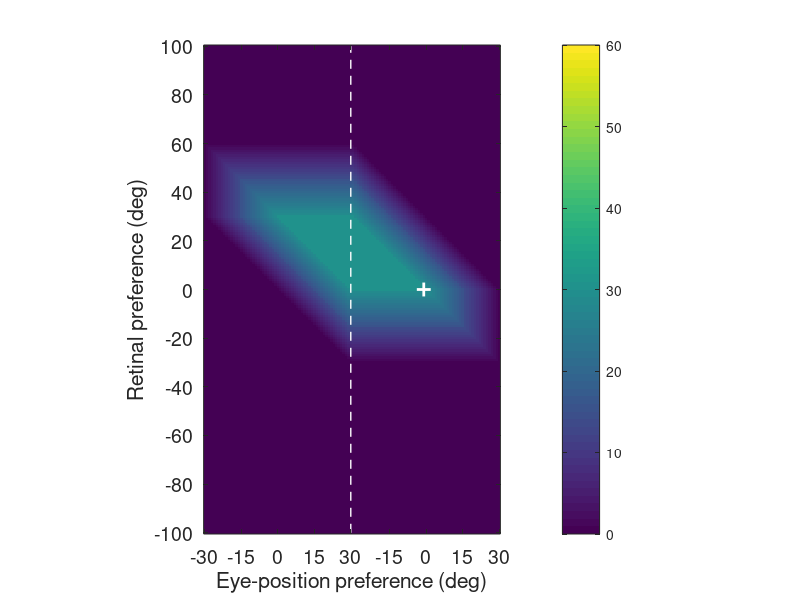

The MATLAB script that drew this image:
    
function overlapfigure_sigmodal()

    r_0 = 0.5;
    E = 60;
    R = 200;

    e_prefs = -E/2:1:E/2;
    r_prefs = R/2:-1:-R/2;
    [eye_prefs ret_prefs] = meshgrid(e_prefs,r_prefs);
  
    gain_magnitude = 0.0625;
    
    % Reference neuron
    ref_gain_sign = -1;
    ref_alpha = 0;
    ref_beta = 0; % -E/2, -E/4 , 0 ,  E/4,  E/2

    overlap_pos = getRange(1);
    overlap_neg = getRange(-1);
    overlap = [overlap_pos overlap_neg];

    % Figure
    figure;
    imagesc(overlap);
    hold on;
    colorbar;
    caxis([0 60]);
    
    % add cell identifier
    x = 1 + E*(ref_gain_sign<0) + (E/2 + ref_beta);
    y = 1 + R/2 - ref_alpha;
    %plot([1 2*E],[y y],'-y','LineWidth',2); % horizontal line
    %plot([x x],[1 R],'-y','LineWidth',2); % horizontal line
    plot(x,y,'+w','LineWidth',2,'MarkerSize',10);
    
    dim = fliplr(size(overlap));
    pbaspect([dim 1]);
    [height,width] = size(overlap);
    

        %% Make pretty 
        % Add marker line
        plot([width/2 width/2],[height 1],'--w','LineWidth',1);
        
        hYLabel = ylabel('Retinal preference (deg)'); % : \alpha_{i}
        hXLabel = xlabel('Eye-position preference (deg)'); % : \beta_{i}

        % Fix axes ticks
        wTicks = 1:(width/2);
        wdist = 15;
        wTicks = wTicks(1:wdist:end);
        wLabels = e_prefs(1:wdist:end);
        wCellLabels = cell(1,length(wLabels));
        for t=1:length(wLabels),
          wCellLabels{t} = num2str(wLabels(t));
        end
         
        % ticks and labels
        for t=2:length(wTicks),
          wCellLabels{length(wCellLabels)+1} = num2str(wLabels(t));
        end

        set(gca,'XTick',[wTicks (width/2 + wTicks(2:end))]);
        set(gca,'XTickLabel',wCellLabels);

        % Height
        hTicks = 1:height;
        hdist = 20;
        hTicks = hTicks(1:hdist:end);
        hLabels = r_prefs(1:hdist:end);
        hCellLabels = cell(1,length(hLabels));
        for l=1:length(hLabels),
          hCellLabels{l} = [num2str(hLabels(l)) ];
        end

        set(gca,'YTick',hTicks);
        set(gca,'YTickLabel',hCellLabels);

        % Change font size
        set([hYLabel hXLabel], 'FontSize', 16);
        set(gca, 'FontSize', 14);

    function overlap = getRange(gain_sign)

        if(ref_gain_sign > 0),
            
            ref_h_lower = ref_alpha - E/2;
            ref_h_higher = ref_alpha + ref_beta + (1/(2*gain_magnitude))*log((1/r_0) - 1);
        else
            
            ref_h_lower = ref_alpha + ref_beta + (1/(-2*gain_magnitude))*log((1/r_0) - 1);
            ref_h_higher = ref_alpha + E/2;
        end
        
        
        if(gain_sign > 0),
            
            h_lower = ret_prefs - E/2;
            h_higher = ret_prefs + eye_prefs + (1/(2*gain_magnitude))*log((1/r_0) - 1);
        else

            h_lower = ret_prefs + eye_prefs + (1/(-2*gain_magnitude))*log((1/r_0) - 1);
            h_higher = ret_prefs + E/2;            
        end

        overlap = min(ref_h_higher,h_higher) - max(ref_h_lower,h_lower);         % Compute overlap
        overlap(overlap < 0) = 0;
    end

end

